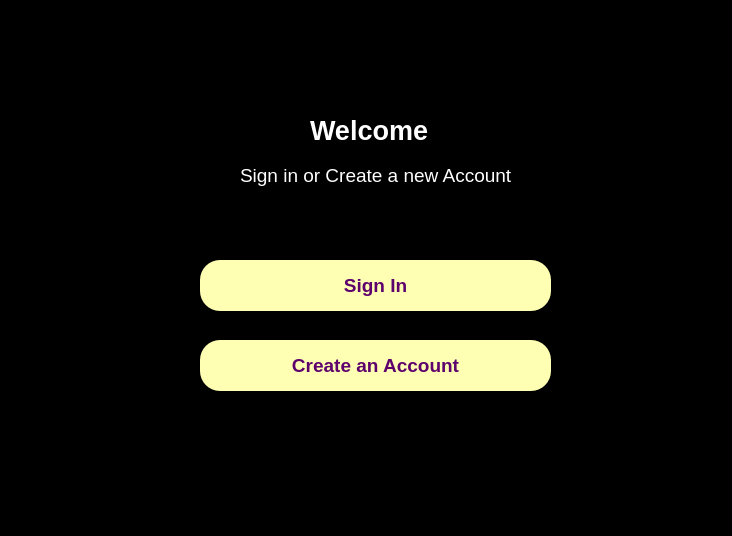
<?xml version="1.0" encoding="UTF-8"?>
<ui version="4.0">
 <class>Dialog</class>
 <widget class="QDialog" name="Dialog">
  <property name="geometry">
   <rect>
    <x>0</x>
    <y>0</y>
    <width>732</width>
    <height>536</height>
   </rect>
  </property>
  <property name="minimumSize">
   <size>
    <width>732</width>
    <height>536</height>
   </size>
  </property>
  <property name="maximumSize">
   <size>
    <width>732</width>
    <height>536</height>
   </size>
  </property>
  <property name="windowTitle">
   <string>Dialog</string>
  </property>
  <widget class="QLabel" name="label">
   <property name="geometry">
    <rect>
     <x>-10</x>
     <y>0</y>
     <width>751</width>
     <height>541</height>
    </rect>
   </property>
   <property name="styleSheet">
    <string notr="true">background-color: rgba(0, 0, 0)</string>
   </property>
   <property name="text">
    <string/>
   </property>
   <property name="pixmap">
    <pixmap>images/mainBg.png</pixmap>
   </property>
   <property name="scaledContents">
    <bool>true</bool>
   </property>
  </widget>
  <widget class="QLabel" name="label_2">
   <property name="geometry">
    <rect>
     <x>0</x>
     <y>0</y>
     <width>741</width>
     <height>541</height>
    </rect>
   </property>
   <property name="styleSheet">
    <string notr="true">background-color: rgba(0, 0, 0, 0.5)</string>
   </property>
   <property name="text">
    <string/>
   </property>
  </widget>
  <widget class="QLabel" name="label_3">
   <property name="geometry">
    <rect>
     <x>310</x>
     <y>100</y>
     <width>131</width>
     <height>61</height>
    </rect>
   </property>
   <property name="font">
    <font>
     <pointsize>20</pointsize>
     <weight>75</weight>
     <bold>true</bold>
    </font>
   </property>
   <property name="whatsThis">
    <string>&lt;html&gt;&lt;head/&gt;&lt;body&gt;&lt;p align=&quot;center&quot;&gt;Welcome&lt;/p&gt;&lt;/body&gt;&lt;/html&gt;</string>
   </property>
   <property name="styleSheet">
    <string notr="true">color:rgb(255, 255, 255)</string>
   </property>
   <property name="text">
    <string>Welcome</string>
   </property>
  </widget>
  <widget class="QLabel" name="label_4">
   <property name="geometry">
    <rect>
     <x>240</x>
     <y>160</y>
     <width>281</width>
     <height>31</height>
    </rect>
   </property>
   <property name="whatsThis">
    <string>&lt;html&gt;&lt;head/&gt;&lt;body&gt;&lt;p align=&quot;center&quot;&gt;&lt;span style=&quot; font-size:14pt;&quot;&gt;Sign In or Create a New Account&lt;/span&gt;&lt;/p&gt;&lt;/body&gt;&lt;/html&gt;</string>
   </property>
   <property name="text">
    <string>&lt;html&gt;&lt;head/&gt;&lt;body&gt;&lt;p&gt;&lt;span style=&quot; font-size:14pt; color:#ffffff;&quot;&gt;Sign in or Create a new Account&lt;/span&gt;&lt;/p&gt;&lt;/body&gt;&lt;/html&gt;</string>
   </property>
  </widget>
  <widget class="QPushButton" name="signInBtn">
   <property name="geometry">
    <rect>
     <x>200</x>
     <y>260</y>
     <width>351</width>
     <height>51</height>
    </rect>
   </property>
   <property name="font">
    <font>
     <pointsize>14</pointsize>
     <weight>75</weight>
     <bold>true</bold>
    </font>
   </property>
   <property name="cursor">
    <cursorShape>PointingHandCursor</cursorShape>
   </property>
   <property name="styleSheet">
    <string notr="true">border-radius:20px;
background-color:rgb(254, 255, 179);
color: rgb(93, 2, 109);</string>
   </property>
   <property name="text">
    <string>Sign In</string>
   </property>
  </widget>
  <widget class="QPushButton" name="registerBtn">
   <property name="geometry">
    <rect>
     <x>200</x>
     <y>340</y>
     <width>351</width>
     <height>51</height>
    </rect>
   </property>
   <property name="font">
    <font>
     <pointsize>14</pointsize>
     <weight>75</weight>
     <bold>true</bold>
    </font>
   </property>
   <property name="cursor">
    <cursorShape>PointingHandCursor</cursorShape>
   </property>
   <property name="styleSheet">
    <string notr="true">border-radius:20px;
background-color:rgb(254, 255, 179);
color: rgb(93, 2, 109);</string>
   </property>
   <property name="text">
    <string>Create an Account</string>
   </property>
  </widget>
 </widget>
 <resources>
  <include location="qtresource.qrc"/>
 </resources>
 <connections/>
</ui>
